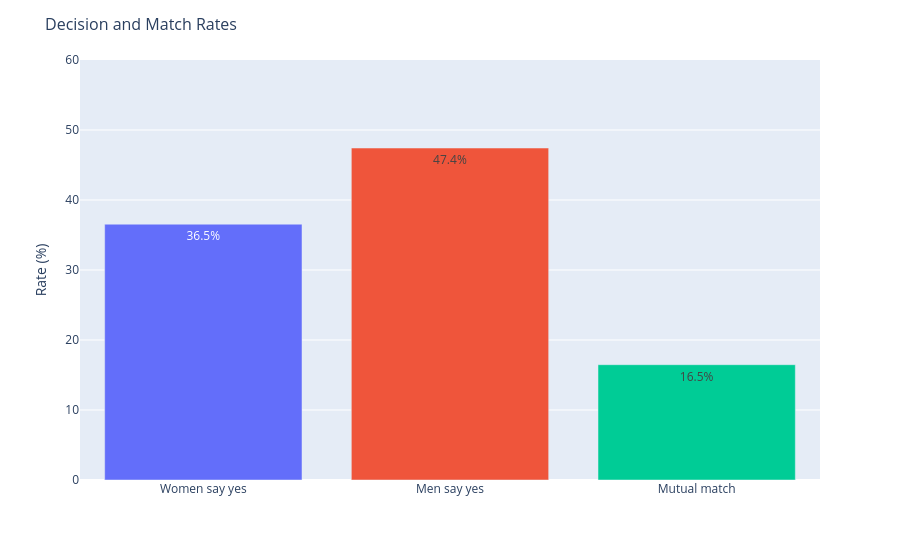

Here is the notebook cell this chart was saved with:
### Markdown cell above
### 2.1 Overall Decision and Match Rate

### Code cell
yes_rate_f = df[df['gender'] == 0]['dec'].mean() * 100
yes_rate_m = df[df['gender'] == 1]['dec'].mean() * 100
match_rate = df['match'].mean() * 100

fig = px.bar(df,x=['Women say yes', 'Men say yes', 'Mutual match'],
             y=[yes_rate_f, yes_rate_m, match_rate],
             color=['#D4537E', '#378ADD', '#1D9E75'],
             text=[f'{yes_rate_f:.1f}%', f'{yes_rate_m:.1f}%', f'{match_rate:.1f}%'],
             )

fig.update_traces(textposition='inside')

fig.update_layout(
    title='Decision and Match Rates',
    yaxis_title='Rate (%)', yaxis_range=[0, 60],
    xaxis_title='',
    title_font_size=16,
    showlegend=False
)
fig.show()

### Figure 1 — Plotly figure (JSON) as saved in the notebook; plotly's stock layout.template omitted (floating-point values rounded to 4 significant figures)
{"data": [{"hovertemplate": "color=#D4537E<br>x=%{x}<br>y=%{y}<br>text=%{text}<extra></extra>", "legendgroup": "#D4537E", "marker": {"color": "#636efa", "pattern": {"shape": ""}}, "name": "#D4537E", "orientation": "v", "showlegend": true, "text": ["36.5%"], "textposition": "inside", "type": "bar", "x": ["Women say yes"], "xaxis": "x", "y": [36.54], "yaxis": "y"}, {"hovertemplate": "color=#378ADD<br>x=%{x}<br>y=%{y}<br>text=%{text}<extra></extra>", "legendgroup": "#378ADD", "marker": {"color": "#EF553B", "pattern": {"shape": ""}}, "name": "#378ADD", "orientation": "v", "showlegend": true, "text": ["47.4%"], "textposition": "inside", "type": "bar", "x": ["Men say yes"], "xaxis": "x", "y": [47.42], "yaxis": "y"}, {"hovertemplate": "color=#1D9E75<br>x=%{x}<br>y=%{y}<br>text=%{text}<extra></extra>", "legendgroup": "#1D9E75", "marker": {"color": "#00cc96", "pattern": {"shape": ""}}, "name": "#1D9E75", "orientation": "v", "showlegend": true, "text": ["16.5%"], "textposition": "inside", "type": "bar", "x": ["Mutual match"], "xaxis": "x", "y": [16.47], "yaxis": "y"}], "layout": {"barmode": "relative", "legend": {"title": {"text": "color"}, "tracegroupgap": 0}, "margin": {"t": 60}, "showlegend": false, "title": {"font": {"size": 16}, "text": "Decision and Match Rates"}, "xaxis": {"anchor": "y", "domain": [0, 1], "title": {"text": ""}}, "yaxis": {"anchor": "x", "domain": [0, 1], "range": [0, 60], "title": {"text": "Rate (%)"}}}}
